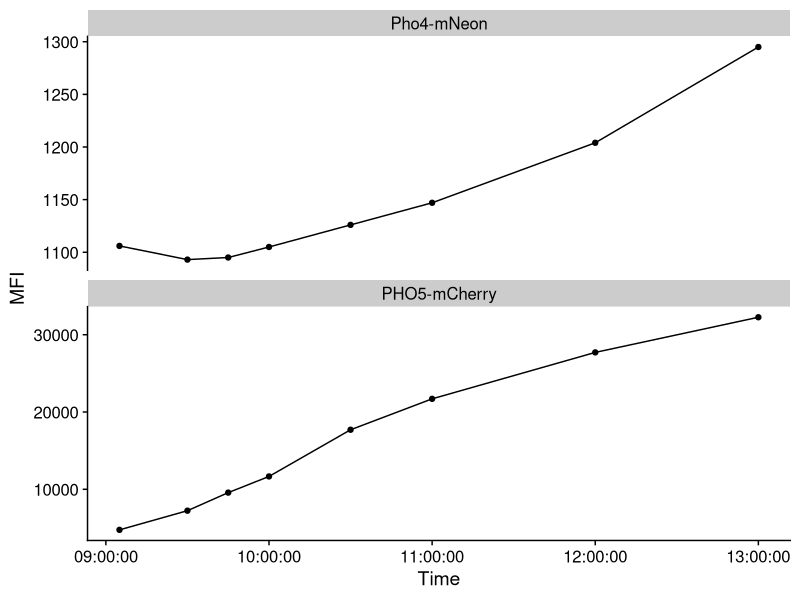

The R source for this figure:
## ---- chunk 1
require(tidyverse)
require(cowplot)
## ---- chunk 2
dat <- read_csv("20220104-signal-change.csv", col_types = "ctcidi") %>% 
  mutate(Parameter = factor(Parameter, levels = c("Pho4-GFP-GFP-H","PHO5pr-mCherry-mCherry-H"), 
                            labels = c("Pho4-mNeon", "PHO5-mCherry")))
## ---- chunk 3
dat %>% 
  filter(Sample == "Pos") %>% 
  ggplot(aes(x = Time, y = MFI)) + geom_line() + geom_point() +
  facet_wrap(~Parameter, scales = "free_y", ncol = 1) +
  theme_cowplot()
